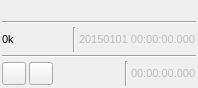
<?xml version="1.0" encoding="UTF-8"?>
<ui version="4.0">
 <class>FileSourceGui</class>
 <widget class="QWidget" name="FileSourceGui">
  <property name="geometry">
   <rect>
    <x>0</x>
    <y>0</y>
    <width>198</width>
    <height>88</height>
   </rect>
  </property>
  <property name="sizePolicy">
   <sizepolicy hsizetype="Preferred" vsizetype="Maximum">
    <horstretch>0</horstretch>
    <verstretch>0</verstretch>
   </sizepolicy>
  </property>
  <property name="windowTitle">
   <string>BladeRF</string>
  </property>
  <layout class="QVBoxLayout" name="verticalLayout">
   <property name="spacing">
    <number>3</number>
   </property>
   <property name="leftMargin">
    <number>2</number>
   </property>
   <property name="topMargin">
    <number>2</number>
   </property>
   <property name="rightMargin">
    <number>2</number>
   </property>
   <property name="bottomMargin">
    <number>2</number>
   </property>
   <item>
    <layout class="QHBoxLayout" name="horizontalLayout_freq">
     <item>
      <spacer name="freqLeftSpacer">
       <property name="orientation">
        <enum>Qt::Horizontal</enum>
       </property>
       <property name="sizeHint" stdset="0">
        <size>
         <width>0</width>
         <height>0</height>
        </size>
       </property>
      </spacer>
     </item>
     <item>
      <widget class="ValueDial" name="centerFrequency" native="true">
       <property name="enabled">
        <bool>false</bool>
       </property>
       <property name="sizePolicy">
        <sizepolicy hsizetype="Maximum" vsizetype="Maximum">
         <horstretch>0</horstretch>
         <verstretch>0</verstretch>
        </sizepolicy>
       </property>
       <property name="minimumSize">
        <size>
         <width>32</width>
         <height>16</height>
        </size>
       </property>
       <property name="font">
        <font>
         <family>Monospace</family>
         <pointsize>20</pointsize>
        </font>
       </property>
       <property name="cursor">
        <cursorShape>SizeVerCursor</cursorShape>
       </property>
       <property name="focusPolicy">
        <enum>Qt::StrongFocus</enum>
       </property>
       <property name="toolTip">
        <string>Record center frequency in kHz</string>
       </property>
      </widget>
     </item>
     <item>
      <spacer name="freqRightlSpacer">
       <property name="orientation">
        <enum>Qt::Horizontal</enum>
       </property>
       <property name="sizeHint" stdset="0">
        <size>
         <width>0</width>
         <height>0</height>
        </size>
       </property>
      </spacer>
     </item>
    </layout>
   </item>
   <item>
    <widget class="Line" name="line_freq">
     <property name="orientation">
      <enum>Qt::Horizontal</enum>
     </property>
    </widget>
   </item>
   <item>
    <layout class="QHBoxLayout" name="rateTimeLayout">
     <item>
      <widget class="QLabel" name="sampleRateText">
       <property name="font">
        <font>
         <pointsize>8</pointsize>
        </font>
       </property>
       <property name="toolTip">
        <string>Record sample rate</string>
       </property>
       <property name="text">
        <string>0k</string>
       </property>
      </widget>
     </item>
     <item>
      <spacer name="horizontalSpacer">
       <property name="orientation">
        <enum>Qt::Horizontal</enum>
       </property>
       <property name="sizeHint" stdset="0">
        <size>
         <width>40</width>
         <height>20</height>
        </size>
       </property>
      </spacer>
     </item>
     <item>
      <widget class="Line" name="absTimeLine">
       <property name="orientation">
        <enum>Qt::Vertical</enum>
       </property>
      </widget>
     </item>
     <item>
      <widget class="QLabel" name="absTimeText">
       <property name="enabled">
        <bool>false</bool>
       </property>
       <property name="font">
        <font>
         <pointsize>8</pointsize>
        </font>
       </property>
       <property name="toolTip">
        <string>Record absolute time</string>
       </property>
       <property name="text">
        <string>20150101 00:00:00.000</string>
       </property>
      </widget>
     </item>
    </layout>
   </item>
   <item>
    <widget class="Line" name="line_rate">
     <property name="orientation">
      <enum>Qt::Horizontal</enum>
     </property>
    </widget>
   </item>
   <item>
    <layout class="QHBoxLayout" name="playControllLayout">
     <item>
      <widget class="ButtonSwitch" name="playLoop">
       <property name="toolTip">
        <string>Play in a loop</string>
       </property>
       <property name="text">
        <string/>
       </property>
       <property name="icon">
        <iconset resource="../../../sdrbase/resources/res.qrc">
         <normaloff>:/playloop.png</normaloff>:/playloop.png</iconset>
       </property>
       <property name="iconSize">
        <size>
         <width>16</width>
         <height>16</height>
        </size>
       </property>
       <property name="checkable">
        <bool>true</bool>
       </property>
      </widget>
     </item>
     <item>
      <widget class="ButtonSwitch" name="play">
       <property name="toolTip">
        <string>Stopped / Play / Pause</string>
       </property>
       <property name="text">
        <string/>
       </property>
       <property name="icon">
        <iconset resource="../../../sdrbase/resources/res.qrc">
         <normaloff>:/play.png</normaloff>
         <normalon>:/pause.png</normalon>
         <disabledoff>:/stop.png</disabledoff>
         <disabledon>:/stop.png</disabledon>
         <activeoff>:/play.png</activeoff>
         <activeon>:/pause.png</activeon>
         <selectedoff>:/play.png</selectedoff>
         <selectedon>:/pause.png</selectedon>:/pause.png</iconset>
       </property>
       <property name="iconSize">
        <size>
         <width>16</width>
         <height>16</height>
        </size>
       </property>
       <property name="checkable">
        <bool>true</bool>
       </property>
       <property name="checked">
        <bool>false</bool>
       </property>
      </widget>
     </item>
     <item>
      <spacer name="horizontalSpacer_2">
       <property name="orientation">
        <enum>Qt::Horizontal</enum>
       </property>
       <property name="sizeHint" stdset="0">
        <size>
         <width>40</width>
         <height>20</height>
        </size>
       </property>
      </spacer>
     </item>
     <item>
      <widget class="Line" name="relTimeLine">
       <property name="orientation">
        <enum>Qt::Vertical</enum>
       </property>
      </widget>
     </item>
     <item>
      <widget class="QLabel" name="relTimeText">
       <property name="enabled">
        <bool>false</bool>
       </property>
       <property name="font">
        <font>
         <pointsize>8</pointsize>
        </font>
       </property>
       <property name="toolTip">
        <string>Record time from start</string>
       </property>
       <property name="text">
        <string>00:00:00.000</string>
       </property>
      </widget>
     </item>
    </layout>
   </item>
  </layout>
 </widget>
 <customwidgets>
  <customwidget>
   <class>ValueDial</class>
   <extends>QWidget</extends>
   <header>gui/valuedial.h</header>
   <container>1</container>
  </customwidget>
  <customwidget>
   <class>ButtonSwitch</class>
   <extends>QToolButton</extends>
   <header>gui/buttonswitch.h</header>
  </customwidget>
 </customwidgets>
 <resources>
  <include location="../../../sdrbase/resources/res.qrc"/>
 </resources>
 <connections/>
</ui>
